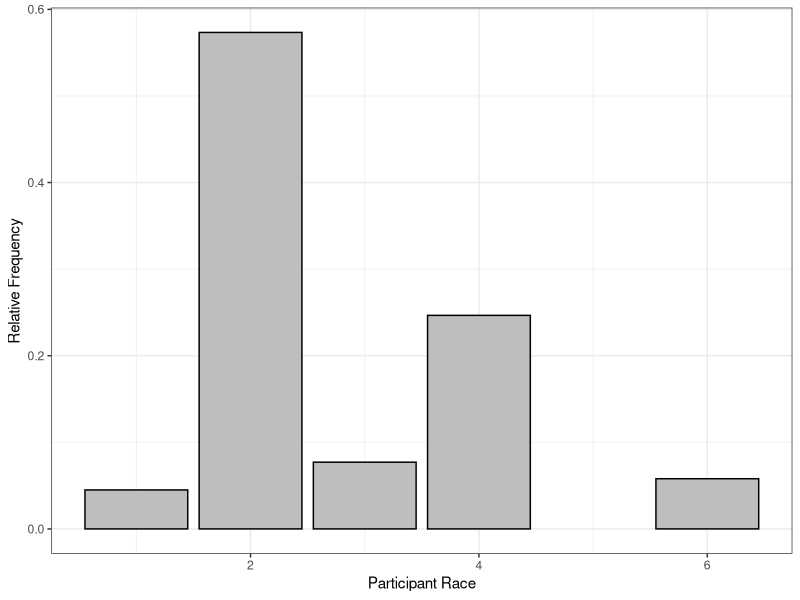
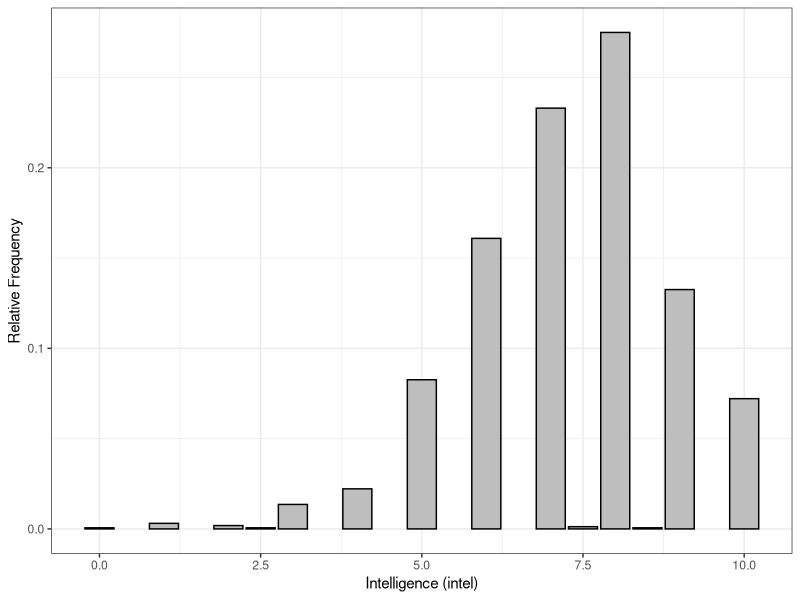
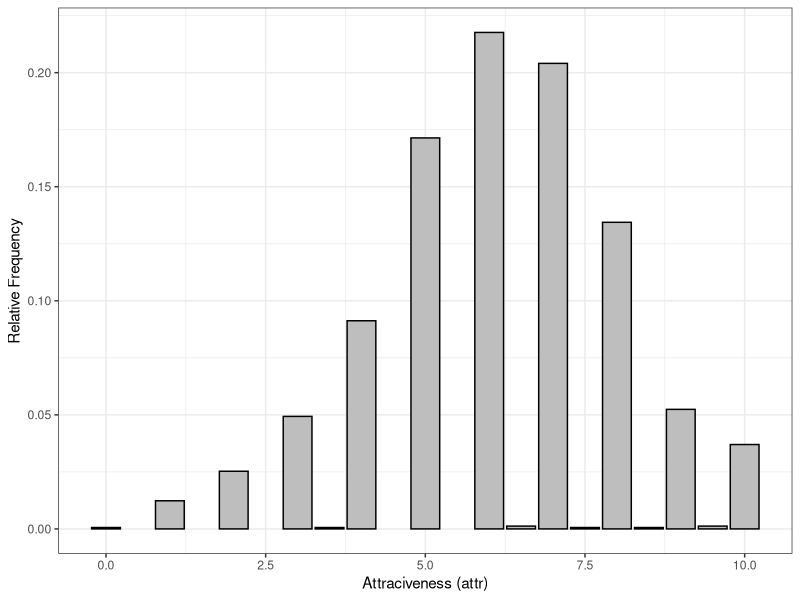
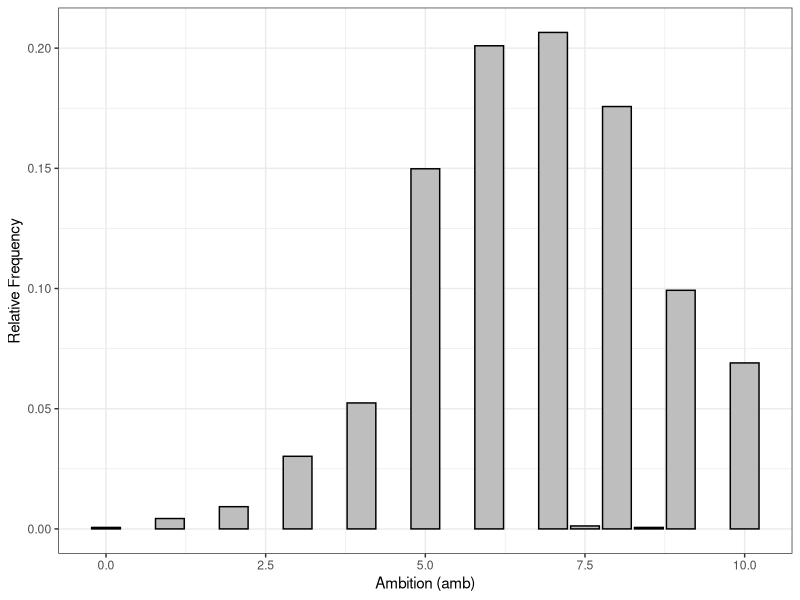
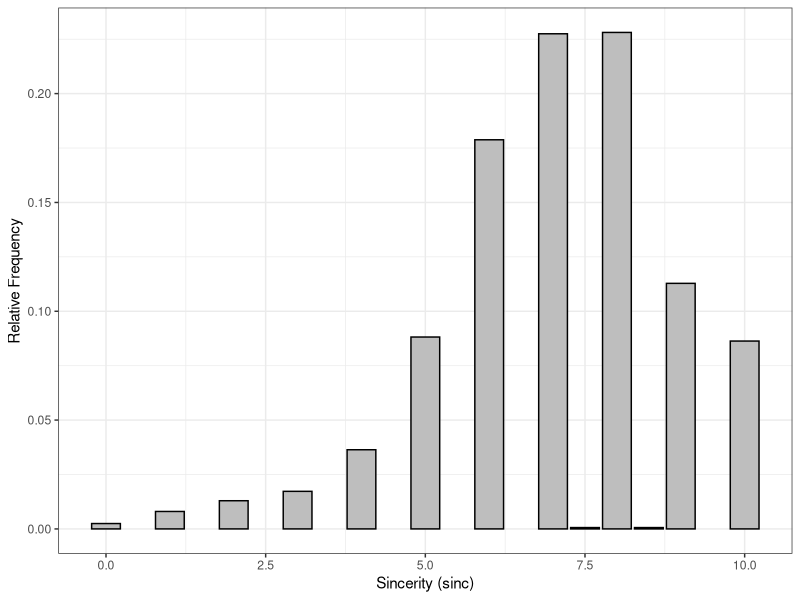
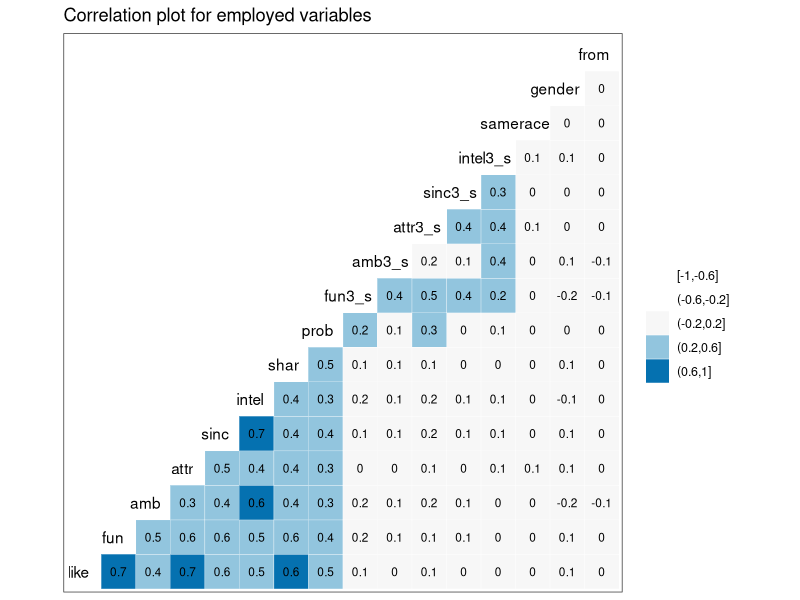
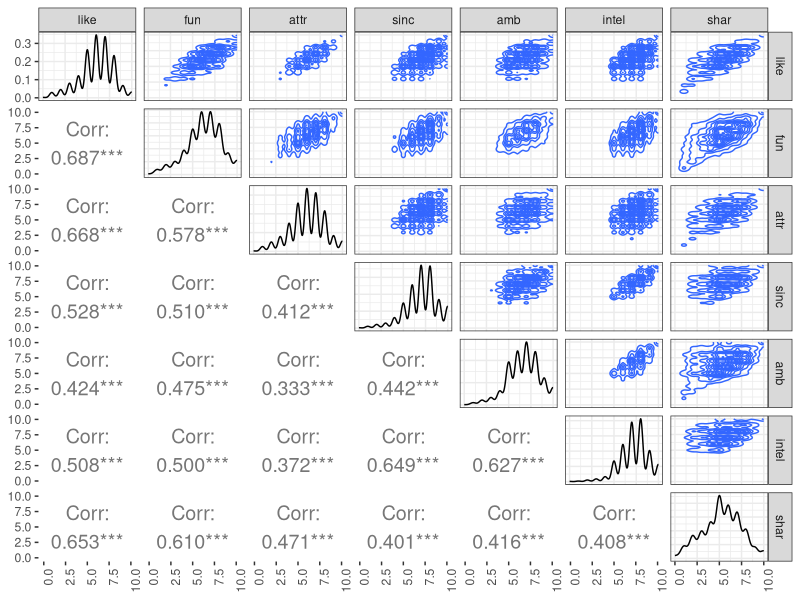
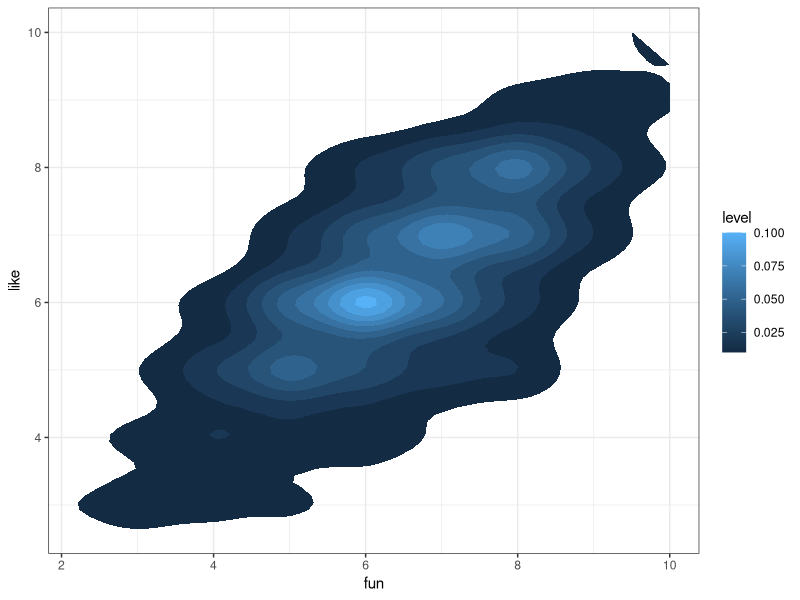

R code for these plots, in order:
## ---- chunk 1
library(tidyverse)
library(modelr)
library(GGally)
library(caret)
library(broom)
library(here)

theme_set(theme_bw())
## ---- chunk 2
data <- read_csv(here("data/speed-dating.csv"),
                 progress = FALSE,
                 col_types =cols(.default = col_integer(),
                                 int_corr = col_double(),
                                 field = col_character(),
                                 from = col_character(),
                                 career = col_character(),
                                 attr = col_double(),
                                 samerace = col_character(),
                                 sinc = col_double(),
                                 intel = col_double(),
                                 fun = col_double(),
                                 amb = col_double(),
                                 shar = col_double(),
                                 like = col_double(),
                                 prob = col_double(),
                                 match_es = col_double(),
                                 attr3_s = col_double(),
                                 sinc3_s = col_double(),
                                 intel3_s = col_double(),
                                 fun3_s = col_double(),
                                 amb3_s = col_double())) %>%
  mutate(from = as.numeric(factor(from)),
         gender = as.numeric(factor(gender)),
         samerace = as.numeric(factor(samerace)))

data %>%
  glimpse()
## ---- chunk 3
data %>%
  na.omit(race) %>%
  ggplot(aes(race, ..prop..)) +
    geom_bar(color = "black",
           fill = "grey") +
  labs(x= "Participant Race",
       y = "Relative Frequency")
## ---- chunk 4
data %>%
  na.omit(intel) %>%
  ggplot(aes(intel, ..prop..)) +
  geom_bar(color = "black",
           fill = "grey") +
  labs(x= "Intelligence (intel)",
       y = "Relative Frequency")
## ---- chunk 5
data %>%
  na.omit(attr) %>%
  ggplot(aes(attr, ..prop..)) +
  geom_bar(color = "black",
           fill = "grey") +
  labs(x= "Attraciveness (attr)",
       y = "Relative Frequency")
## ---- chunk 6
data %>%
  na.omit(amb) %>%
  ggplot(aes(amb, ..prop..)) +
  geom_bar(color = "black",
           fill = "grey") +
  labs(x= "Ambition (amb)",
       y = "Relative Frequency")
## ---- chunk 7
data %>%
  na.omit(sinc) %>%
  ggplot(aes(sinc, ..prop..)) +
  geom_bar(color = "black",
           fill = "grey") + 
  labs(x= "Sincerity (sinc)",
       y = "Relative Frequency")
## ---- chunk 8
require(GGally)

data %>% 
  select(like,fun,amb,attr,
         sinc,intel,shar,prob,
         fun3_s,amb3_s,attr3_s,
         sinc3_s,intel3_s,samerace,
         gender,from) %>% 
  na.omit() %>%
  ggcorr(palette = "RdBu", label = TRUE,
       hjust = 0.75, label_size = 3, nbreaks = 5) +
  ggtitle("Correlation plot for employed variables")
## ---- chunk 9
data %>% 
  select(like,fun,attr,sinc,
         amb,intel,shar) %>% 
  na.omit() %>%
  ggpairs(upper = list(continuous = "density"), 
        lower = list(continuous = wrap("cor", size=5)),
        axisLabels = 'show',progress = F) +
  theme(axis.text.x = element_text(angle = 90, hjust = 1))
## ---- chunk 10
data %>%
  na.omit(fun, like) %>%
  ggplot(aes(fun, like)) +
  stat_density2d(aes(fill = ..level..),
                 geom = "polygon")
## ---- chunk 11
data %>%
  na.omit(attr, like) %>%
  ggplot(aes(attr, like)) +
  stat_density2d(aes(fill = ..level..),
                 geom = "polygon")
## ---- chunk 12
data %>%
  na.omit(intel, like) %>%
  ggplot(aes(intel, like)) +
  stat_density2d(aes(fill = ..level..),
                 geom = "polygon")
## ---- chunk 13
data %>%  # Keep only promising predictor variables and response variable
  select(fun, prob, order, amb,
         attr, sinc, prob, shar, 
         intel, like, gender, samerace) %>%
  na.omit() -> data  # remove NAs

data %>% ## Put numeric predictor variables on same scale 
   mutate_at(.vars = vars(fun, prob, order,attr,
                          sinc, prob, shar,intel),
             .funs = funs(as.numeric(scale(.)))) -> data_scaled

data_scaled %>%
  glimpse()
## ---- chunk 14
set.seed(101) # We set the set for reason of reproducibility

## Adding surrogate key to dataframe
data_scaled$id <- 1:nrow(data_scaled)

data_scaled %>% 
  dplyr::sample_frac(.8) -> training

training %>% 
  glimpse()
## ---- chunk 15
dplyr::anti_join(data_scaled, 
                 training, 
                 by = 'id') -> testing
testing %>% 
  glimpse()
## ---- chunk 16
mod <- lm(like ~ fun + attr + shar + sinc + prob + intel + amb + sinc * intel + amb * intel, 
          data = training)

glance(mod) 
## ---- chunk 17
tidy(mod, 
     conf.int = TRUE, 
     conf.level = 0.95)
## ---- chunk 18
tidy(mod, 
     conf.int = TRUE, 
     conf.level = 0.95)  %>%
  filter(term != "(Intercept)") %>%
  ggplot(aes(term, estimate, ymin = conf.low, ymax = conf.high)) +
  geom_errorbar(size = 0.8, width= 0.4) +
  geom_point(color = "red", size = 2) +
  geom_hline(yintercept = 0, colour = "darkred") +
  labs(x = "Predictor variable",
       y = "Estimated value (95% of confidence)")
## ---- chunk 19
mod.res <- resid(mod)
std.resid <- rstandard(mod)
like <- training$like

resid_data <- data.frame(mod.res,std.resid,like,
                       stringsAsFactors=FALSE)
resid_data %>% 
  sample_n(10)
## ---- chunk 20
resid_data %>%
  ggplot(aes(like, mod.res)) +
  geom_point(alpha = 0.4) +
  geom_hline(yintercept = 0,
             color = "red") +
  labs(x = "Response Variable (like)", y = "Residuals") +
  ggtitle("Residual Plot")
## ---- chunk 21
mod %>%
  ggplot(aes(.fitted, .resid)) + 
  geom_point() +
  stat_smooth(method="loess") + 
  geom_hline(yintercept=0, col="red", linetype="dashed") + 
  xlab("Fitted values") + ylab("Residuals") + 
  ggtitle("Residual vs Fitted Plot")
## ---- chunk 22
y <- quantile(resid_data$std.resid[!is.na(resid_data$std.resid)], c(0.25, 0.75))
x <- qnorm(c(0.25, 0.75))
slope <- diff(y)/diff(x)
int <- y[1L] - slope * x[1L]

resid_data %>%
  ggplot(aes(sample=std.resid)) +
  stat_qq(shape=1, size=3) +      # open circles
  labs(title="Normal Q-Q",        # plot title
  x="Theoretical Quantiles",      # x-axis label
  y="Standardized Residuals") +   # y-axis label
  geom_abline(slope = slope,
              color = "red",
              size = 0.8,
              intercept = int,
              linetype="dashed")  # dashed reference line
## ---- chunk 23
mod %>%
  ggplot(aes(.fitted, 
             sqrt(abs(.stdresid)))) + 
  geom_point(na.rm=TRUE) + 
  stat_smooth(method="loess",
              na.rm = TRUE) +
  labs(title = "Scale-Location",
       x= "Fitted Value",
       y = expression(sqrt("|Standardized residuals|")))
## ---- chunk 24
mod %>%
  ggplot(aes(.hat, .stdresid)) + 
  geom_point(aes(size=.cooksd), na.rm=TRUE) +
  stat_smooth(method="loess", na.rm=TRUE) +
  xlab("Leverage")+ylab("Standardized Residuals") + 
  ggtitle("Residual vs Leverage Plot") + 
  scale_size_continuous("Cook's Distance", range=c(1,5)) +    
  theme(legend.position="bottom")
## ---- chunk 25
mod %>%
  ggplot(aes(.hat, .cooksd)) + 
  geom_point(na.rm=TRUE) + 
  stat_smooth(method="loess", na.rm=TRUE) + 
  xlab("Leverage hii")+ylab("Cook's Distance") + 
  ggtitle("Cook's dist vs Leverage hii/(1-hii)") + 
  geom_abline(slope=seq(0,3,0.5), color="gray", linetype="dashed")
## ---- chunk 26
predictions <- mod %>% predict(testing)

data.frame( R2 = caret::R2(predictions, testing$like),
            RMSE = caret::RMSE(predictions, testing$like),
            MAE = caret::MAE(predictions, testing$like),
            ERR = caret::RMSE(predictions, testing$like)/
              mean(testing$like))
